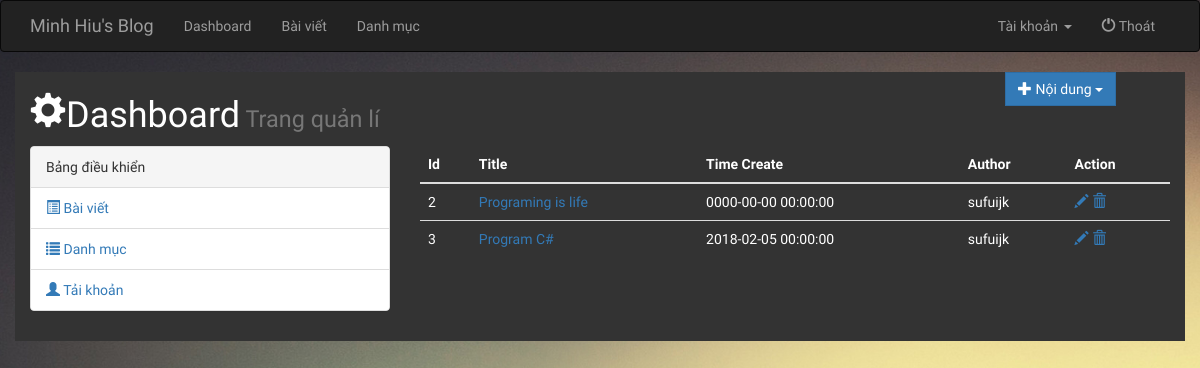
Before: /index.php?c=admin&a=listPost (signed in) with the older database file.
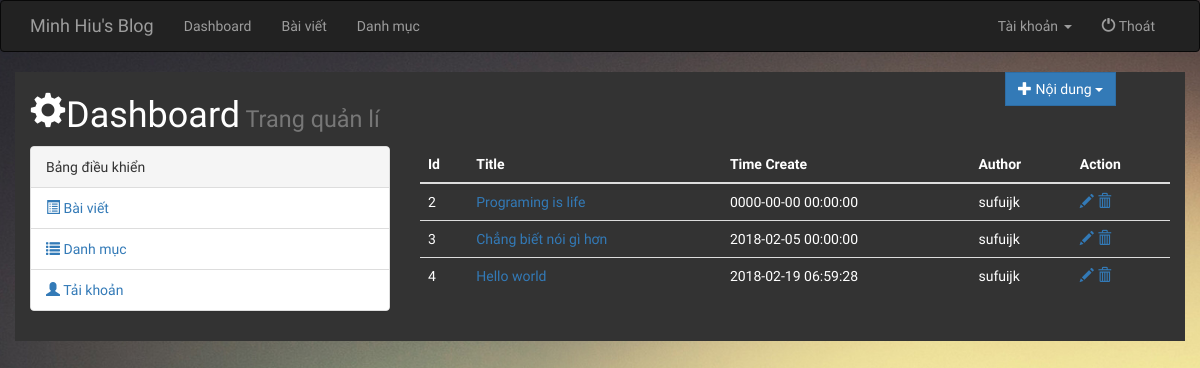
After: the same page with the newer database file.
### tables this page shows
CREATE TABLE `posts` (
  `id` int(11) NOT NULL,
  `title` varchar(100) NOT NULL,
  `content` text NOT NULL,
  `userid` int(11) NOT NULL,
  `category_id` int(11) NOT NULL,
  `timedate` datetime NOT NULL,
  `url` varchar(100) NOT NULL
);

CREATE TABLE `users` (
  `id` int(11) NOT NULL,
  `username` varchar(40) NOT NULL,
  `password` text NOT NULL
);

### libs/View.php (called while the page is built, shortened)
<?php
	class View
	{
		public function render($url,$data=null,$data1=null){
			require_once(VIEW.$url);
		}
		public function headerAdmin($data=null){
			require_once(VIEW.'admin/header-admin.php');
		}
		public function footerAdmin(){
			require_once(VIEW.'admin/footer-admin.php');
		}
	}
?>

### controllers/Admin.php (called while the page is built, shortened)
	<?php
	class Admin extends Controller
	{
		function __construct()
		{
			parent::__construct();
		}
		public function listPost(){
			$this->model = new ProcessPost();
			$data =$this->model->getAllPost();
			$this->view->headerAdmin($this->initData);
			$this->view->render('admin/manager-post.php',$data,$this->User);
			$this->view->footerAdmin();
		}
	}
?>

### index.php (called while the page is built, shortened)
<?php
	require_once(LIB."Model.php");
	require_once(LIB."View.php");
	require_once(LIB."Bootstrap.php");
?>

### libs/Model.php (called while the page is built, shortened)
<?php
	class Model
	{
		private $hostname = "localhost";
		private $username = "root";
		private $password = "";
		private $database = "blog";
		protected $connect;
		function __construct()
		{
			$this->connect = new mysqli($this->hostname,$this->username,$this->password,$this->database) or die("Can't connect database!");
		}
		public function select($sql){
			$result = $this->connect->query($sql);
			$dataset = array();
			if($result->num_rows > 0){
				while($row = $result->fetch_object()){
					$dataset[] = $row;
				}
			}
			return $dataset;
		}
		public function getAllUser(){
			$sql = "SELECT id,username FROM users";
			return $this->select($sql);
		}
	}
	?>

### models/ProcessPost.php (called while the page is built, shortened)
<?php
	class ProcessPost extends Model
	{
		public function getAllPost(){
			$sql = "SELECT * FROM posts";
			$result = $this->select($sql);
			return $result;
		}
	}
?>

### libs/Controller.php (called while the page is built, shortened)
<?php
	class Controller
	{
		function __construct()
		{
			$this->model = new Model();
			$this->User = $this->model->getAllUser();
		}
	}
?>

### views/admin/manager-post.php (the view)
<div class="col-xs-12 col-sm-6 col-md-8 col-lg-8">
	<div class="rightpage">
			<div id="list-post">
				<table class="table table-dark">
					<thead>
						<tr>
							<th>Id</th>
							<th>Title</th>
							<th>Time Create</th>
							<th>Author</th>
							<th>Action</th>
						</tr>
					</thead>
					<tbody>
						<?php foreach($data as $post):?>
							<tr>
								<td><?php echo $post->id;?></td>
								<td><a href="index.php?c=post&a=view&id=<?php echo $post->id;?>&link=<?php echo $post->url?>"><?php echo $post->title;?></a></td>
								<td><?php echo $post->timedate;?></td>
								<td>
									<?php foreach ($data1 as $user) {
										if($post->userid == $user->id){
											echo $user->username;
											break;
										}
									}?>
								</td>
								<td>
									<?php if($_SESSION['user']->phanquyen == 0 ): ;?>
									<a type="button" data-toggle="modal" data-target="#addPost"><span class="glyphicon glyphicon-pencil" onclick="editPost('<?php echo $post->id;?>')"></span></a>
									<a onclick="deletePost('<?php echo $post->id;?>')"><span class="glyphicon glyphicon-trash"></span></a>
									<?php elseif($_SESSION['user']->id == $post->userid): ?>
									<a type="button" data-toggle="modal" data-target="#addPost"><span class="glyphicon glyphicon-pencil" onclick="editPost('<?php echo $post->id;?>')"></span></a>
									<a onclick="deletePost('<?php echo $post->id;?>')"><span class="glyphicon glyphicon-trash"></span></a>
									<?php endif; ?>
								</td>
							</tr>
						<?php endforeach;?>
					</tbody>
				</table>
			</div>
		</div>
	</div>

Changed rows visible on the page:
changed posts id 3: title "Program C#" → "Chẳng biết nói gì hơn"
added posts: id "4", title "Hello world", timedate "2018-02-19 06:59:28", users (username "sufuijk")
